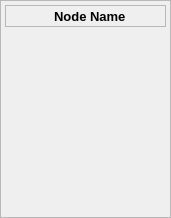
<?xml version="1.0" encoding="UTF-8"?>
<ui version="4.0">
 <class>NodeControlWidget</class>
 <widget class="QWidget" name="NodeControlWidget">
  <property name="geometry">
   <rect>
    <x>0</x>
    <y>0</y>
    <width>171</width>
    <height>218</height>
   </rect>
  </property>
  <property name="sizePolicy">
   <sizepolicy hsizetype="Minimum" vsizetype="Preferred">
    <horstretch>0</horstretch>
    <verstretch>0</verstretch>
   </sizepolicy>
  </property>
  <property name="font">
   <font>
    <pointsize>10</pointsize>
   </font>
  </property>
  <property name="windowTitle">
   <string>Form</string>
  </property>
  <layout class="QHBoxLayout" name="horizontalLayout_2">
   <property name="spacing">
    <number>0</number>
   </property>
   <property name="leftMargin">
    <number>0</number>
   </property>
   <property name="topMargin">
    <number>0</number>
   </property>
   <property name="rightMargin">
    <number>0</number>
   </property>
   <property name="bottomMargin">
    <number>0</number>
   </property>
   <item>
    <widget class="QFrame" name="ControlsFrame">
     <property name="frameShape">
      <enum>QFrame::StyledPanel</enum>
     </property>
     <property name="frameShadow">
      <enum>QFrame::Sunken</enum>
     </property>
     <layout class="QVBoxLayout" name="verticalLayout_2">
      <property name="spacing">
       <number>4</number>
      </property>
      <property name="leftMargin">
       <number>4</number>
      </property>
      <property name="topMargin">
       <number>4</number>
      </property>
      <property name="rightMargin">
       <number>4</number>
      </property>
      <property name="bottomMargin">
       <number>4</number>
      </property>
      <item>
       <widget class="QFrame" name="ButtonsFrame">
        <property name="frameShape">
         <enum>QFrame::StyledPanel</enum>
        </property>
        <property name="frameShadow">
         <enum>QFrame::Raised</enum>
        </property>
        <layout class="QHBoxLayout" name="horizontalLayout">
         <property name="spacing">
          <number>4</number>
         </property>
         <property name="leftMargin">
          <number>0</number>
         </property>
         <property name="topMargin">
          <number>0</number>
         </property>
         <property name="rightMargin">
          <number>4</number>
         </property>
         <property name="bottomMargin">
          <number>0</number>
         </property>
         <item>
          <spacer name="horizontalSpacer_2">
           <property name="orientation">
            <enum>Qt::Horizontal</enum>
           </property>
           <property name="sizeHint" stdset="0">
            <size>
             <width>5</width>
             <height>20</height>
            </size>
           </property>
          </spacer>
         </item>
         <item>
          <widget class="QLabel" name="NodeIconLabel">
           <property name="sizePolicy">
            <sizepolicy hsizetype="Preferred" vsizetype="Preferred">
             <horstretch>0</horstretch>
             <verstretch>0</verstretch>
            </sizepolicy>
           </property>
           <property name="maximumSize">
            <size>
             <width>16</width>
             <height>16</height>
            </size>
           </property>
           <property name="text">
            <string/>
           </property>
           <property name="pixmap">
            <pixmap>:/modules/icons/modules_import.svg</pixmap>
           </property>
           <property name="scaledContents">
            <bool>true</bool>
           </property>
          </widget>
         </item>
         <item>
          <widget class="QLabel" name="NodeNameLabel">
           <property name="sizePolicy">
            <sizepolicy hsizetype="Minimum" vsizetype="Minimum">
             <horstretch>0</horstretch>
             <verstretch>0</verstretch>
            </sizepolicy>
           </property>
           <property name="font">
            <font>
             <pointsize>10</pointsize>
             <bold>true</bold>
            </font>
           </property>
           <property name="text">
            <string>Node Name</string>
           </property>
           <property name="alignment">
            <set>Qt::AlignLeading|Qt::AlignLeft|Qt::AlignVCenter</set>
           </property>
          </widget>
         </item>
         <item>
          <spacer name="horizontalSpacer_3">
           <property name="orientation">
            <enum>Qt::Horizontal</enum>
           </property>
           <property name="sizeHint" stdset="0">
            <size>
             <width>5</width>
             <height>20</height>
            </size>
           </property>
          </spacer>
         </item>
        </layout>
       </widget>
      </item>
      <item>
       <widget class="KeywordsWidget" name="NodeKeywordsWidget" native="true">
        <property name="sizePolicy">
         <sizepolicy hsizetype="Preferred" vsizetype="Expanding">
          <horstretch>0</horstretch>
          <verstretch>0</verstretch>
         </sizepolicy>
        </property>
       </widget>
      </item>
     </layout>
    </widget>
   </item>
  </layout>
 </widget>
 <customwidgets>
  <customwidget>
   <class>KeywordsWidget</class>
   <extends>QWidget</extends>
   <header>gui/keywordWidgets/widget.hui</header>
   <container>1</container>
  </customwidget>
 </customwidgets>
 <resources>
  <include location="main.qrc"/>
  <include location="main.qrc"/>
 </resources>
 <connections/>
</ui>
